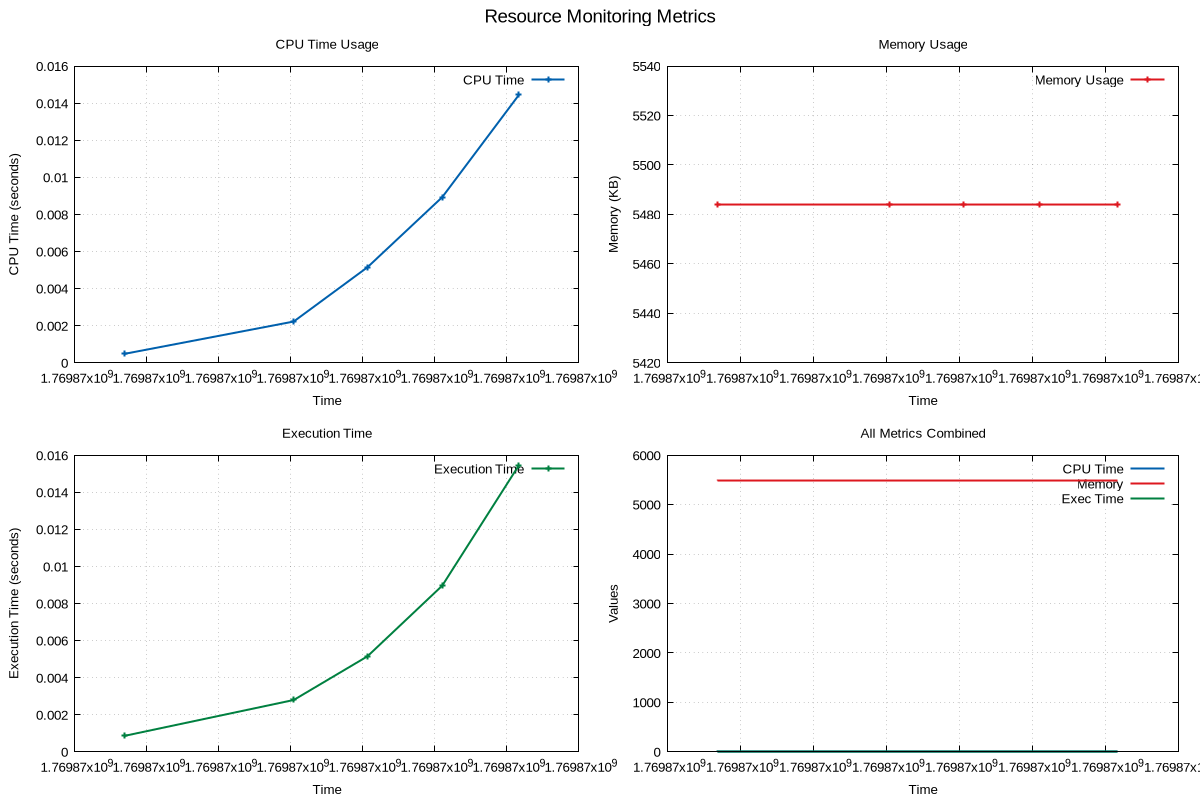

This figure's gnuplot source:
# GNUplot script for resource monitoring
set terminal pngcairo enhanced font 'Arial,10' size 1200,800
set output 'png/bubble_sort_20260131_190624.png'

set multiplot layout 2,2 title 'Resource Monitoring Metrics' font 'Arial,14'
set style line 1 lc rgb '#0060ad' lt 1 lw 2
set style line 2 lc rgb '#dd181f' lt 1 lw 2
set style line 3 lc rgb '#008040' lt 1 lw 2

set title 'CPU Time Usage'
set xlabel 'Time'
set ylabel 'CPU Time (seconds)'
set grid
plot 'png/bubble_sort_20260131_190624.dat' using 1:2 with linespoints ls 1 title 'CPU Time'
set title 'Memory Usage'
set xlabel 'Time'
set ylabel 'Memory (KB)'
set grid
plot 'png/bubble_sort_20260131_190624.dat' using 1:3 with linespoints ls 2 title 'Memory Usage'
set title 'Execution Time'
set xlabel 'Time'
set ylabel 'Execution Time (seconds)'
set grid
plot 'png/bubble_sort_20260131_190624.dat' using 1:4 with linespoints ls 3 title 'Execution Time'
set title 'All Metrics Combined'
set xlabel 'Time'
set ylabel 'Values'
set grid
plot 'png/bubble_sort_20260131_190624.dat' using 1:2 with lines ls 1 title 'CPU Time', \
     'png/bubble_sort_20260131_190624.dat' using 1:3 with lines ls 2 title 'Memory', \
     'png/bubble_sort_20260131_190624.dat' using 1:4 with lines ls 3 title 'Exec Time'
unset multiplot
